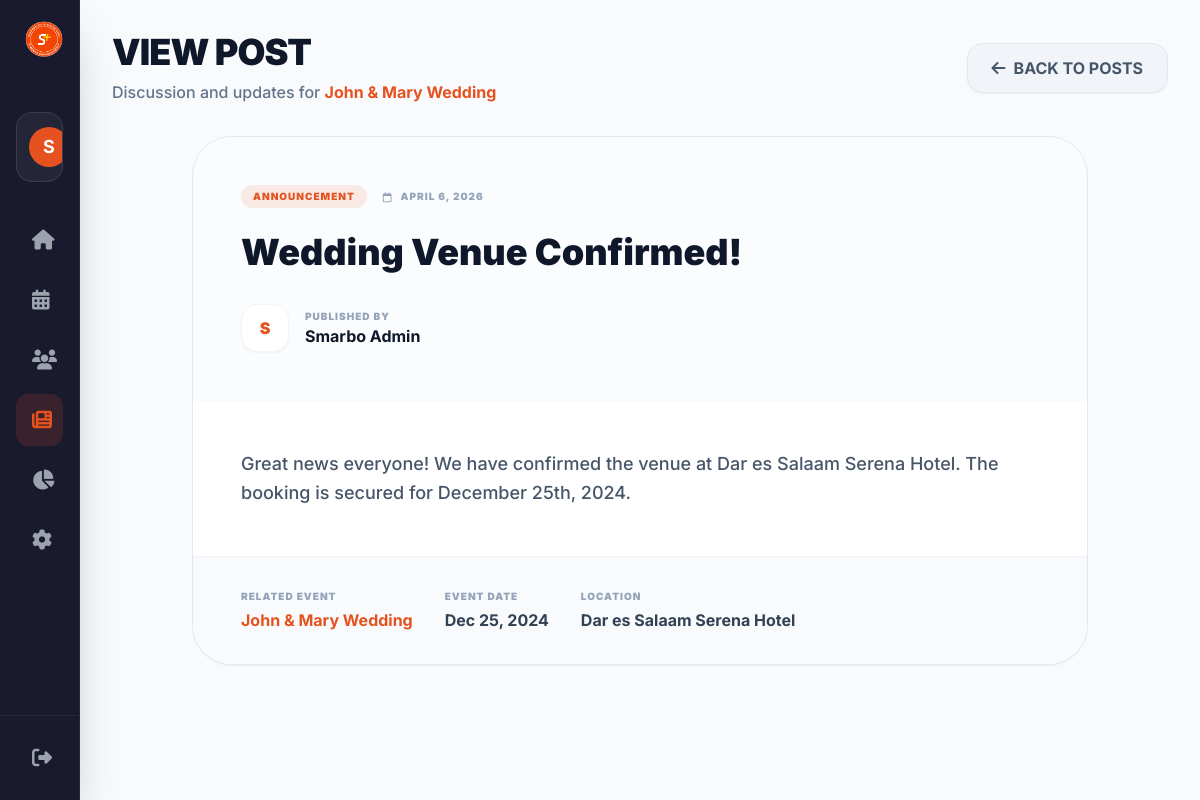
The app's page /admin/view-post.php?id=1 (signed in) with its own data.
### tables this page shows
CREATE TABLE event_posts (
    id INT AUTO_INCREMENT PRIMARY KEY,
    event_id INT NOT NULL,
    title VARCHAR(200) NOT NULL,
    content TEXT,
    post_type ENUM('update', 'photo', 'video', 'announcement') DEFAULT 'update',
    media_url VARCHAR(255),
    media_type ENUM('image', 'video') DEFAULT 'image',
    posted_by INT NOT NULL,
    created_at TIMESTAMP DEFAULT CURRENT_TIMESTAMP,
    updated_at TIMESTAMP DEFAULT CURRENT_TIMESTAMP ON UPDATE CURRENT_TIMESTAMP,
    FOREIGN KEY (event_id) REFERENCES events(id) ON DELETE CASCADE,
    FOREIGN KEY (posted_by) REFERENCES users(id) ON DELETE CASCADE
);

CREATE TABLE events (
    id INT AUTO_INCREMENT PRIMARY KEY,
    event_name VARCHAR(200) NOT NULL,
    event_type ENUM('harusi', 'sendoff', 'kitchen_party', 'nyingine') NOT NULL,
    event_date DATE NOT NULL,
    location VARCHAR(200) NOT NULL,
    description TEXT,
    cover_image VARCHAR(255),
    event_owner_id INT NOT NULL,
    created_by INT NOT NULL,
    created_at TIMESTAMP DEFAULT CURRENT_TIMESTAMP,
    updated_at TIMESTAMP DEFAULT CURRENT_TIMESTAMP ON UPDATE CURRENT_TIMESTAMP,
    FOREIGN KEY (event_owner_id) REFERENCES users(id) ON DELETE CASCADE,
    FOREIGN KEY (created_by) REFERENCES users(id) ON DELETE CASCADE
);

CREATE TABLE users (
    id INT AUTO_INCREMENT PRIMARY KEY,
    username VARCHAR(50) UNIQUE NOT NULL,
    email VARCHAR(100) UNIQUE NOT NULL,
    password VARCHAR(255) NOT NULL,
    role ENUM('admin', 'event_owner') NOT NULL DEFAULT 'event_owner',
    full_name VARCHAR(100),
    phone VARCHAR(20),
    avatar VARCHAR(255),
    created_at TIMESTAMP DEFAULT CURRENT_TIMESTAMP,
    is_active BOOLEAN DEFAULT TRUE
);

### admin/view-post.php (the view, shortened to what this page needs)
<?php
require_once 'includes/header.php';
require_once 'includes/sidebar.php';
$postId = isset($_GET['id']) ? intval($_GET['id']) : 0;
$stmt = $conn->prepare("
    SELECT ep.*, e.event_name, e.event_date, e.location,
           u.full_name as posted_by_name
    FROM event_posts ep
    JOIN events e ON ep.event_id = e.id
    JOIN users u ON ep.posted_by = u.id
    WHERE ep.id = ?
");
$stmt->bind_param("i", $postId);
$stmt->execute();
$result = $stmt->get_result();
$post = $result->fetch_assoc();
?>
<main class="flex-1 lg:ml-20 p-4 md:p-8 transition-all duration-300 min-w-0 pb-24 lg:pb-8">
    <header class="flex flex-col lg:flex-row lg:items-center justify-between mb-8 gap-4">
        <div>
            <h1 class="text-4xl font-black text-slate-900 mb-2 uppercase tracking-tight">View Post</h1>
            <p class="text-slate-500 font-medium">Discussion and updates for <span class="text-primary font-bold"><?php echo htmlspecialchars($post['event_name']); ?></span></p>
        </div>
        <div class="flex gap-3">
            <a href="event-posts.php?event_id=<?php echo $post['event_id']; ?>" class="bg-slate-100 hover:bg-slate-200 text-slate-600 px-6 py-3 rounded-2xl font-bold transition-all flex items-center gap-2 border border-slate-200 shadow-sm">
                <i class="fas fa-arrow-left"></i>
                <span>BACK TO POSTS</span>
            </a>
        </div>
    </header>
    <div class="max-w-4xl mx-auto">
        <article class="bg-white rounded-[40px] border border-slate-200 shadow-sm overflow-hidden mb-8">
            <div class="p-8 md:p-12 border-b border-slate-50 bg-slate-50/50">
                <div class="flex items-center gap-4 mb-6">
                    <span class="px-3 py-1 rounded-full bg-primary/10 text-primary text-[10px] font-black uppercase tracking-widest">
                        <?php echo htmlspecialchars($post['post_type']); ?>
                    </span>
                    <span class="text-[10px] font-black text-slate-400 uppercase tracking-widest flex items-center gap-2">
                        <i class="far fa-calendar"></i>
                        <?php echo date('F j, Y', strtotime($post['created_at'])); ?>
                    </span>
                </div>
                <h1 class="text-3xl md:text-4xl font-black text-slate-900 leading-tight mb-8"><?php echo htmlspecialchars($post['title']); ?></h1>
                <div class="flex items-center gap-4">
                    <div class="w-12 h-12 rounded-2xl bg-white shadow-sm border border-slate-100 flex items-center justify-center text-primary font-black">
                        <?php echo strtoupper(substr($post['posted_by_name'], 0, 1)); ?>
                    </div>
                    <div>
                        <div class="text-[10px] font-black text-slate-400 uppercase tracking-widest">Published By</div>
                        <div class="text-slate-900 font-bold"><?php echo htmlspecialchars($post['posted_by_name']); ?></div>
                    </div>
                </div>
            </div>
            <div class="p-8 md:p-12">
                <div class="prose prose-slate max-w-none text-slate-600 font-medium leading-relaxed text-lg">
                    <?php echo nl2br(htmlspecialchars($post['content'])); ?>
                </div>
            </div>
            <div class="p-8 md:px-12 md:py-8 bg-slate-50 border-t border-slate-100 flex flex-wrap gap-8">
                <div>
                    <div class="text-[10px] font-black text-slate-400 uppercase tracking-widest mb-1">Related Event</div>
                    <a href="view-event.php?id=<?php echo $post['event_id']; ?>" class="text-primary font-bold hover:underline"><?php echo htmlspecialchars($post['event_name']); ?></a>
                </div>
                <div>
                    <div class="text-[10px] font-black text-slate-400 uppercase tracking-widest mb-1">Event Date</div>
                    <div class="text-slate-700 font-bold"><?php echo date('M d, Y', strtotime($post['event_date'])); ?></div>
                </div>
                <div>
                    <div class="text-[10px] font-black text-slate-400 uppercase tracking-widest mb-1">Location</div>
                    <div class="text-slate-700 font-bold"><?php echo htmlspecialchars($post['location']); ?></div>
                </div>
            </div>
        </article>
    </div>
</main>
<?php require_once 'includes/footer.php'; ?>

### admin/includes/header.php (style rules this page uses)
body { background-color: #f8f9fa; font-family: 'Inter', sans-serif; overflow-x: hidden; -webkit-font-smoothing: antialiased; }

### records on screen
event_posts: event.event_name "John & Mary Wedding", post_type "ANNOUNCEMENT", created_at "APRIL 6, 2026", title "Wedding Venue Confirmed!", posted_by.full_name "S", posted_by.full_name "Smarbo Admin", content "Great news everyone! We have confirmed the venue at Dar es Salaam Serena Hotel. The booking is secured for December 25th, 2024.", event.event_date "Dec 25, 2024", event.location "Dar es Salaam Serena Hotel"

### other values on screen
substr($user['full_name'] ?? 'A', 0, 1) "S"
